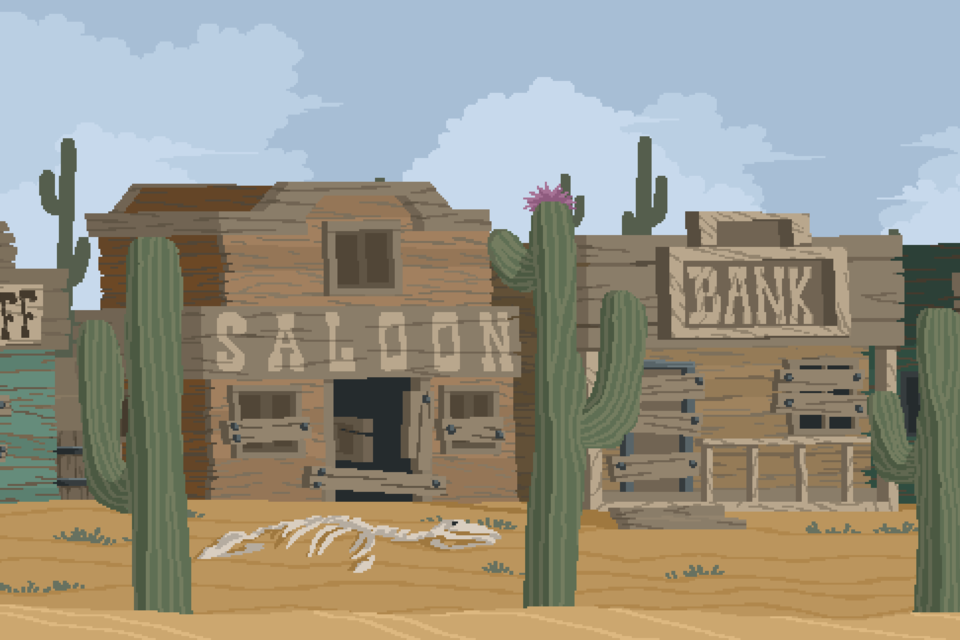

The image is a tile-based game level rendered from a .tmx file. Its description and complete source (layers, tilesets, objects, tile grids) follow:
An orthogonal 30x20 tile map with 32x32 px tiles, 1 tile layer (Camada de Blocos 1).

<map version="1.10" tiledversion="1.11.2" orientation="orthogonal" renderorder="right-down" width="30" height="20" tilewidth="32" tileheight="32" infinite="0" nextlayerid="2" nextobjectid="1">
 <tileset firstgid="1" name="Samurai_World1" tilewidth="32" tileheight="32" tilecount="700" columns="35">
  <image source="Samurai_World1.png" width="1138" height="640" />
 </tileset>
 <layer id="1" name="Camada de Blocos 1" width="30" height="20">
  <data encoding="csv">
2,3,4,5,6,7,8,9,10,11,12,13,14,15,16,17,18,19,20,21,22,23,24,25,26,27,28,29,30,31,
37,38,39,40,41,42,43,44,45,46,47,48,49,50,51,52,53,54,55,56,57,58,59,60,61,62,63,64,65,66,
72,73,74,75,76,77,78,79,80,81,82,83,84,85,86,87,88,89,90,91,92,93,94,95,96,97,98,99,100,101,
107,108,109,110,111,112,113,114,115,116,117,118,119,120,121,122,123,124,125,126,127,128,129,130,131,132,133,134,135,136,
142,143,144,145,146,147,148,149,150,151,152,153,154,155,156,157,158,159,160,161,162,163,164,165,166,167,168,169,170,171,
177,178,179,180,181,182,183,184,185,186,187,188,189,190,191,192,193,194,195,196,197,198,199,200,201,202,203,204,205,206,
212,213,214,215,216,217,218,219,220,221,222,223,224,225,226,227,228,229,230,231,232,233,234,235,236,237,238,239,240,241,
247,248,249,250,251,252,253,254,255,256,257,258,259,260,261,262,263,264,265,266,267,268,269,270,271,272,273,274,275,276,
282,283,284,285,286,287,288,289,290,291,292,293,294,295,296,297,298,299,300,301,302,303,304,305,306,307,308,309,310,311,
317,318,319,320,321,322,323,324,325,326,327,328,329,330,331,332,333,334,335,336,337,338,339,340,341,342,343,344,345,346,
352,353,354,355,356,357,358,359,360,361,362,363,364,365,366,367,368,369,370,371,372,373,374,375,376,377,378,379,380,381,
387,388,389,390,391,392,393,394,395,396,397,398,399,400,401,402,403,404,405,406,407,408,409,410,411,412,413,414,415,416,
422,423,424,425,426,427,428,429,430,431,432,433,434,435,436,437,438,439,440,441,442,443,444,445,446,447,448,449,450,451,
457,458,459,460,461,462,463,464,465,466,467,468,469,470,471,472,473,474,475,476,477,478,479,480,481,482,483,484,485,486,
492,493,494,495,496,497,498,499,500,501,502,503,504,505,506,507,508,509,510,511,512,513,514,515,516,517,518,519,520,521,
527,528,529,530,531,532,533,534,535,536,537,538,539,540,541,542,543,544,545,546,547,548,549,550,551,552,553,554,555,556,
562,563,564,565,566,567,568,569,570,571,572,573,574,575,576,577,578,579,580,581,582,583,584,585,586,587,588,589,590,591,
597,598,599,600,601,602,603,604,605,606,607,608,609,610,611,612,613,614,615,616,617,618,619,620,621,622,623,624,625,626,
632,633,634,635,636,637,638,639,640,641,642,643,644,645,646,647,648,649,650,651,652,653,654,655,656,657,658,659,660,661,
667,668,669,670,671,672,673,674,675,676,677,678,679,680,681,682,683,684,685,686,687,688,689,690,691,692,693,694,695,696
</data>
 </layer>
</map>
